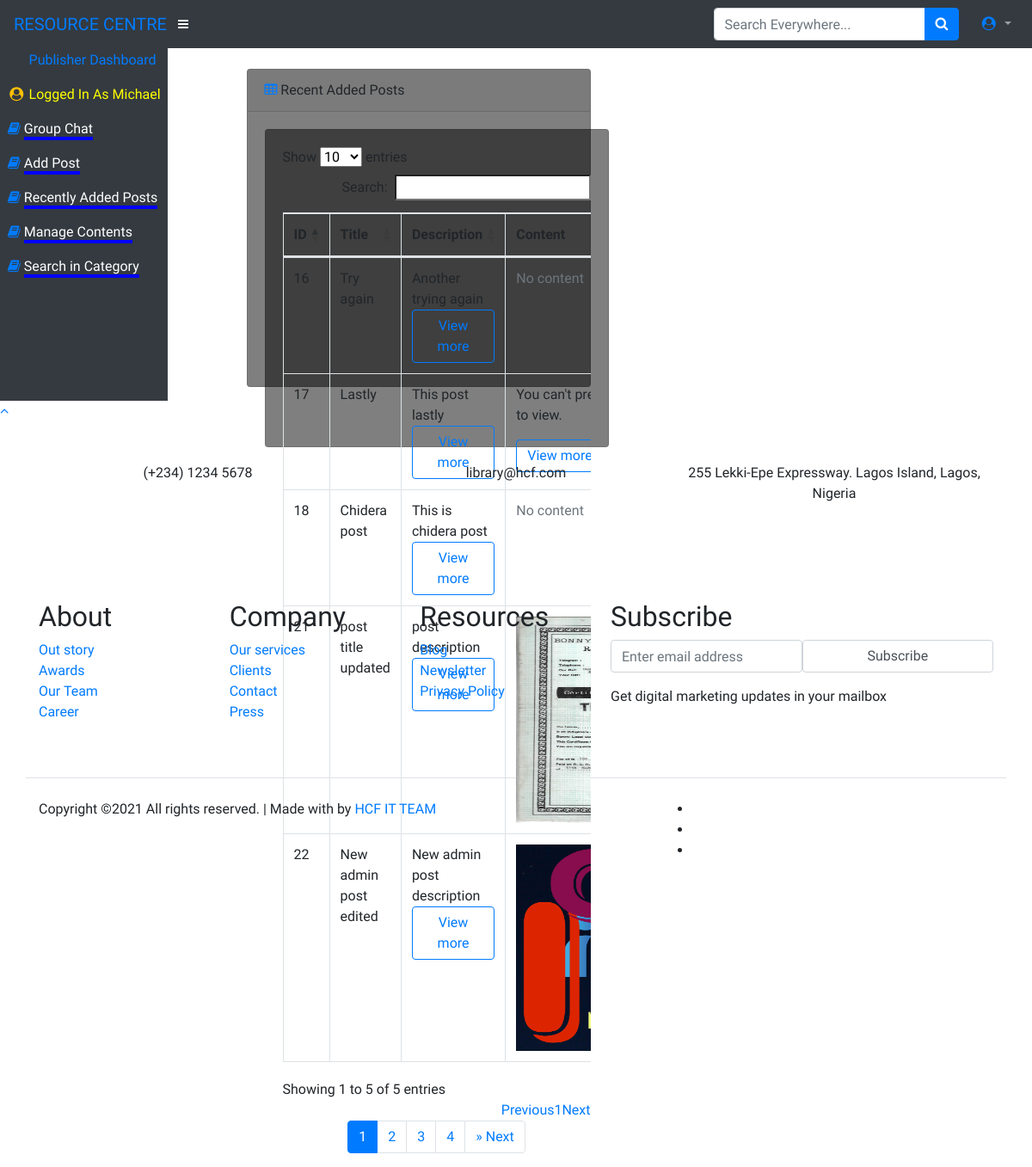
Page /publisher-list/ (signed in) on the earlier database version.
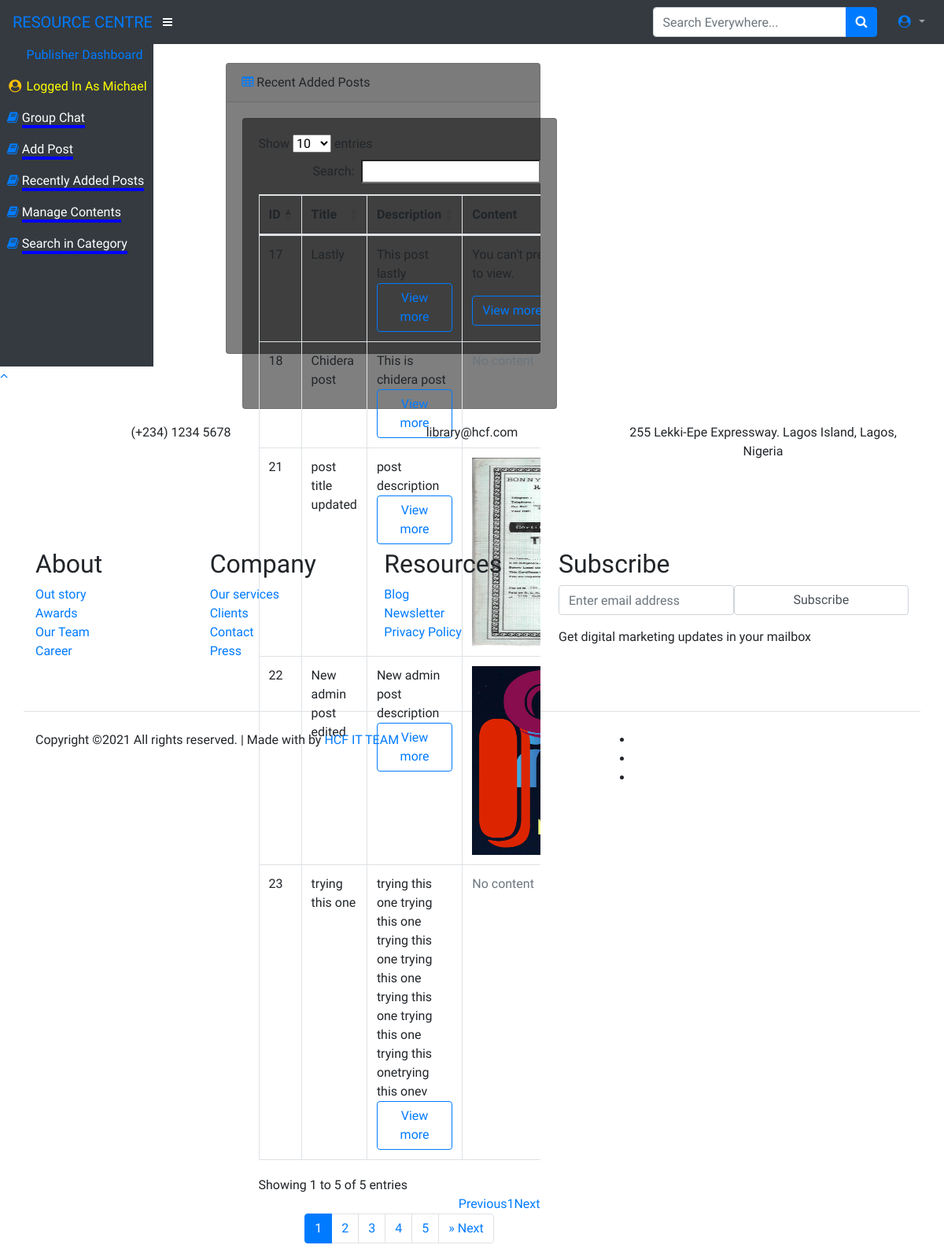
Same page on the later database version.
### users/models.py (models this page shows, shortened)
class CustomUser(AbstractUser):
    is_admin = models.BooleanField(default=False)
    is_publisher = models.BooleanField(default=False)
    is_user = models.BooleanField(default=False)
    email = models.EmailField(_('email address'), unique=True)
    USERNAME_FIELD = 'email'
    REQUIRED_FIELDS = []
    objects = CustomUserManager()
    class Meta:
        swappable = 'AUTH_USER_MODEL'

### library/models.py (models this page shows, shortened)
class Post(models.Model):
    title = models.CharField(max_length=200)
    slug = models.SlugField(max_length=250, unique_for_date='published_date')
    author = models.ForeignKey(get_user_model(), on_delete=models.CASCADE, related_name='library_posts', blank=True, null=True)
    category = models.ForeignKey(Category, on_delete=models.PROTECT, default=1)
    desc = models.CharField(max_length=1000)
    img = models.ImageField(upload_to=user_img_directory_path, default='images/help.PNG')
    file = models.FileField(upload_to=user_directory_path, null=True, blank=True)
    status = models.CharField(max_length=1, choices=choices, default='p')
    published_date = models.DateTimeField(default=timezone.now)
    def extension(self):
        name, extension = os.path.splitext(self.file.name)
        return extension
    def publisher_get_absolute_url(self):
        return reverse('publisher_detail', args=[self.slug])
    class Meta:
        ordering = ('-published_date',)

### library/views.py (the view)
# urls.py: path('publisher-list/', PublisherPostListView.as_view(), name='publisher_list'),
class PublisherPostListView(LoginRequiredMixin, ListView):
    model = Post
    template_name = 'library/publisher/post_list.html'
    context_object_name = 'all_posts'
    paginate_by = 5
    def get_queryset(self):
        return Post.objects.filter(status='p')

### library/views.py (called while the page is built)
def category_list(request):
    category_list = Category.objects.exclude(name='Default')
    context =  {'category_list': category_list,}
    return context

### library/templates/library/publisher/post_list.html (shortened to what this page needs)
{% extends 'library/publisher/base.html' %}
{% load static %}
{% block body %}
<div class="col-9">
<div class="row" style="padding-top: 30px">
<div class="col-sm-1" style="color: red">
</div>
<div class="col-sm-10">
  <div class="card mb-3">
    <div class="card-header">
      <i class="fa fa-table text-primary"></i>
      Recent Added Posts
    </div>
    <div class="card-body">
        <div class="card mb-3">
          <div class="card-body">
            <div class="table-responsive">
              <table class="table table-bordered" id="myDataTable" width="100%" cellspacing="0">
                  <thead>
                      <tr>
                          <th>ID</th>
                          <th>Title</th>
                          <th>Description</th>
                          <th>Content</th>
                      </tr>
                    </thead>
                      <tbody>
                        {% if all_posts %}
                          {% for post in all_posts %}
                            <tr>
                              <td>{{ post.id }}</td>
                              <td>{{ post.title }}</td>
                              <td>{{ post.desc }} <br>
                                <a href="{{ post.publisher_get_absolute_url }}" class="btn btn-outline-primary">View more</a></td>
                              <td>
                                {% if post.file %}
                                  {% if post.extension == '.jpg' or post.extension == '.jpeg' or post.extension == '.png' or post.extension == '.gif' or post.extension == '.webp' %}
                                    <img src="{{ post.file.url }}" alt="{{ post.title}}" width="320" height="240">
                                  {% elif post.extension == '.zip' or post.extension == '.7z' or post.extension == '.doc' or post.extension == '.pdf' or post.extension == '.txt' or post.extension == '.xls' or post.extension == '.csv' %}
                                    <p>You can't preview this file. Kindly download to view.</p>
                                  <a href="{{ post.publisher_get_absolute_url }}" class="btn btn-outline-primary">View more</a>
                                  {% elif post.extension == '' %}
                                  <span class="text-muted">No content</span>
                                  {% else %}
                                      <span>File type not recognized</span>
                                  {% endif %}
                                {% else %}
                                  <span class="text-muted">No content</span>
                                {% endif %}
                              </td>
                            </tr>
                          {% endfor %}
                        {% endif %}
                            </tbody>
                        </table>
{% if is_paginated %}
  <ul class="pagination justify-content-center">
    {% for i in paginator.page_range %}
      {% if page_obj.number == i %}
        <li class="page-item active"><span class="page-link">{{ i }} </span>
        </li>
      {% else %}
        <li class="page-item"><a class="page-link" href="?page={{ i }}">{{ i }}</a></li>
      {% endif %}
    {% endfor %}
    {% if page_obj.has_next %}
    <li class="page-item">
      <a class="page-link" href="?page= {{ comments.next_page_number }}" aria-label="Previous">
        <span aria-hidden="true">&raquo;</span>
        <span>Next</span>
      </a>
    </li>
    {% endif %}
  </ul>
{% endif %}
                    </div>
                </div>
            </div>
        </div>
    </div>
</div>
<div class="col-sm-1">
</div>
</div>
</div>
{% endblock %}

### library/templates/library/publisher/base.html (shortened to what this page needs)
{% load static %}
<!DOCTYPE html>
<html lang="en">
<head>
    {% load static %}
		<link rel="stylesheet" href="{% static 'library/footer/css/ionicons.min.css' %}">
		<link rel="stylesheet" href="{% static 'library/footer/css/style.css' %}">
    <link rel="stylesheet" href="https://maxcdn.bootstrapcdn.com/font-awesome/4.7.0/css/font-awesome.min.css">
       <link rel="stylesheet" href="https://cdn.jsdelivr.net/npm/bootstrap@4.6.0/dist/css/bootstrap.min.css">
    <link href="{% static 'vendor/datatables/dataTables.bootstrap4.css' %}" rel="stylesheet">
    <link rel="stylesheet" href="https://cdn.datatables.net/1.10.25/css/dataTables.bootstrap4.min.css">
     <link rel="stylesheet" type="text/css" href="{% static 'library/css/mystyle.css' %}">
</head>
<body id="page-top" style="background-image: url('{% static 'library/images/bg3.jpg' %}')">
<nav class="navbar navbar-expand navbar-dark bg-dark fixed-top">
    <a class="navbar-brand mr-1 text-primary" href="">RESOURCE CENTRE</a>
    <button class="btn btn-link btn-sm text-white order-1 order-sm-0" id="sidebarToggle" href="#">
        <i class="fa fa-bars"></i>
    </button>
      <form class="d-none d-md-inline-block form-inline ml-auto mr-0 mr-md-3 my-2 my-md-0" action="{% url 'publisher_search' %}">
        <div class="input-group">
            <input type="text" class="form-control" name="q" placeholder="Search Everywhere..." aria-label="Search" aria-describedby="basic-addon2">
            <div class="input-group-append">
                <button class="btn btn-primary" type="submit">
                    <i class="fa fa-search"></i>
                </button>
            </div>
        </div>
    </form>
    <ul class="navbar-nav ml-auto ml-md-0">
        <li class="nav-item dropdown no-arrow">
            <a class="nav-link dropdown-toggle" href="#" id="userDropdown" role="button" data-toggle="dropdown" aria-haspopup="true" aria-expanded="false">
                <i class="fa fa-user-circle fa-fw text-primary"></i>
            </a>
        </li>
    </ul>
</nav>
<div id="wrapper" style="padding-top: 50px">
<div class="row">
<ul class="sidebar navbar-nav pl-4 pr-2 bg-dark" id="pubdashboardhggggc">
    <li class="nav-item active">
        <a class="nav-link" href="{% url 'publisher_dashboard' %}">
            <span>Publisher Dashboard</span>
        </a>
    </li>
    <li class="nav-item active">
        <a class="nav-link" href="">
            <i class="fa fa-user-circle fa-fw text-warning"></i>
            <span style="color: yellow">Logged In As {{ user.username }}</span>
        </a>
    </li>
      <li class="nav-item">
        <a class="nav-link" href="{% url 'publisher_chat_list' %}">
            <i class="fa fa-book text-primary"></i>
            <span style="color: white; border-bottom: 4px solid blue;">Group Chat</span>
        </a>
    </li>
        <li class="nav-item">
        <a class="nav-link" href="{% url 'publisher_add_post' %}">
            <i class="fa fa-book text-primary"></i>
            <span style="color: white; border-bottom: 4px solid blue;">Add Post</span>
        </a>
    </li>
    <li class="nav-item">
        <a class="nav-link" href="{% url 'publisher_list' %}">
            <i class="fa fa-book text-primary"></i>
            <span style="color: white; border-bottom: 4px solid blue;">Recently Added Posts</span>
        </a>
    </li>
      <li class="nav-item">
        <a class="nav-link" href="{% url 'publisher_manage_posts' %}">
            <i class="fa fa-book text-primary"></i>
            <span style="color: white; border-bottom: 4px solid blue;">Manage Contents</span>
        </a>
    </li>
    <li class="nav-item">
        <a class="nav-link" href="{% url 'publisher_search' %}">
            <i class="fa fa-book text-primary"></i>
            <span style="color: white; border-bottom: 4px solid blue;"> Search in Category</span>
        </a>
    </li>
</ul>
    {% block body %}{% endblock %}
</div>
</div>
<a class="scroll-to-top rounded" href="#page-top">
    <i class="fa fa-angle-up"></i>
</a>
<footer class="footer-10">
    <div class="container">
        <div class="row mb-5 pb-3 no-gutters">
            <div class="col-md-4 mb-md-0 mb-4 d-flex">
                <div class="con con-1 w-100 py-5">
                    <div class="con-info w-100 text-center">
                        <div class="text">
                            <span>(+234) 1234 5678</span>
                        </div>
                    </div>
                </div>
            </div>
            <div class="col-md-4 mb-md-0 mb-4 d-flex">
                <div class="con con-2 w-100 py-5">
                    <div class="con-info w-100 text-center">
                        <div class="text">
                            <span>library@hcf.com</span>
                        </div>
                    </div>
                </div>
            </div>
            <div class="col-md-4 mb-md-0 mb-4 d-flex">
                <div class="con con-3 w-100 py-5">
                    <div class="con-info w-100 text-center">
                        <div class="text">
                            <span>255 Lekki-Epe Expressway. Lagos Island, Lagos, Nigeria</span>
                        </div>
                    </div>
                </div>
            </div>
        </div>
        <div class="row">
            <div class="col-md-7">
                <div class="row">
                    <div class="col-md-4 mb-md-0 mb-4">
                        <h2 class="footer-heading">About</h2>
                        <ul class="list-unstyled">
              <li><a href="#" class="d-block">Out story</a></li>
              <li><a href="#" class="d-block">Awards</a></li>
              <li><a href="#" class="d-block">Our Team</a></li>
              <li><a href="#" class="d-block">Career</a></li>
            </ul>
                    </div>
                    <div class="col-md-4 mb-md-0 mb-4">
                        <h2 class="footer-heading">Company</h2>
                        <ul class="list-unstyled">
              <li><a href="#" class="d-block">Our services</a></li>
              <li><a href="#" class="d-block">Clients</a></li>
              <li><a href="#" class="d-block">Contact</a></li>
              <li><a href="#" class="d-block">Press</a></li>
            </ul>
                    </div>
                    <div class="col-md-4 mb-md-0 mb-4">
                        <h2 class="footer-heading">Resources</h2>
                        <ul class="list-unstyled">
              <li><a href="#" class="d-block">Blog</a></li>
              <li><a href="#" class="d-block">Newsletter</a></li>
              <li><a href="#" class="d-block">Privacy Policy</a></li>
            </ul>
                    </div>
                </div>
            </div>
            <div class="col-md-5 mb-md-0 mb-4">
                <h2 class="footer-heading">Subscribe</h2>
                <form action="#" class="subscribe-form">
      <div class="form-group d-flex">
        <input type="text" class="form-control rounded-left" placeholder="Enter email address">
        <button type="submit" class="form-control submit rounded-right">Subscribe</button>
      </div>
      <span class="subheading">Get digital marketing updates in your mailbox</span>
    </form>
            </div>
        </div>
        <div class="row mt-5 pt-4 border-top">
  <div class="col-md-6 col-lg-8 mb-md-0 mb-4">
    <p class="copyright mb-0">
Copyright &copy;<script>document.write(new Date().getFullYear());</script>
All rights reserved. | Made with  by
<a href="http://sundaynowuhonesty.herokuapp.com" target="_blank">HCF IT TEAM</a>
</p>
  </div>
  <div class="col-md-6 col-lg-4 text-md-right">
      <ul class="ftco-footer-social p-0">
      <li class="ftco-animate"></li>
      <li class="ftco-animate"></li>
      <li class="ftco-animate"></li>
    </ul>
  </div>
</div>
    </div>
</footer>
    </body>
    </html>

### library/static/library/css/style.css (style rules this page uses)
html,body { background-image: url('http://getwallpapers.com/wallpaper/full/a/5/d/544750.jpg'); background-size: cover; background-repeat: no-repeat; height: 100%; font-family: 'Numans', sans-serif; }
.container { height: 100%; align-content: center; }
.card { height: 370px; margin-top: auto; margin-bottom: auto; width: 400px; background-color: rgba(0,0,0,0.5) !important; }

### library/static/library/css/mystyle.css (style rules this page uses)
html,body { background-size: cover; background-repeat: no-repeat; height: 100%; font-family: 'Numans', sans-serif; }

### library/templates/library/publisher/base.html (style rules this page uses)
body { display: flex; flex-direction: column; min-height: 100vh; }

Differences in the rows shown:
no longer on this page (row edited): Post: id "16", title "Try again", desc "Another trying again", file "No content"
added Post: id "23", title "trying this one", desc "trying this one trying this one trying this one trying this one trying this one trying this one trying this onetrying this onev", file "No content"
Other differences:
new list line: "5"
